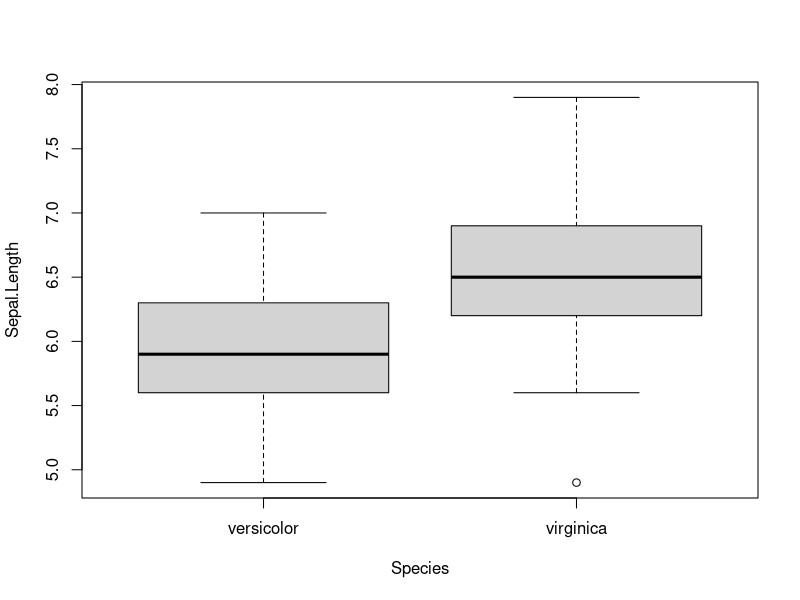
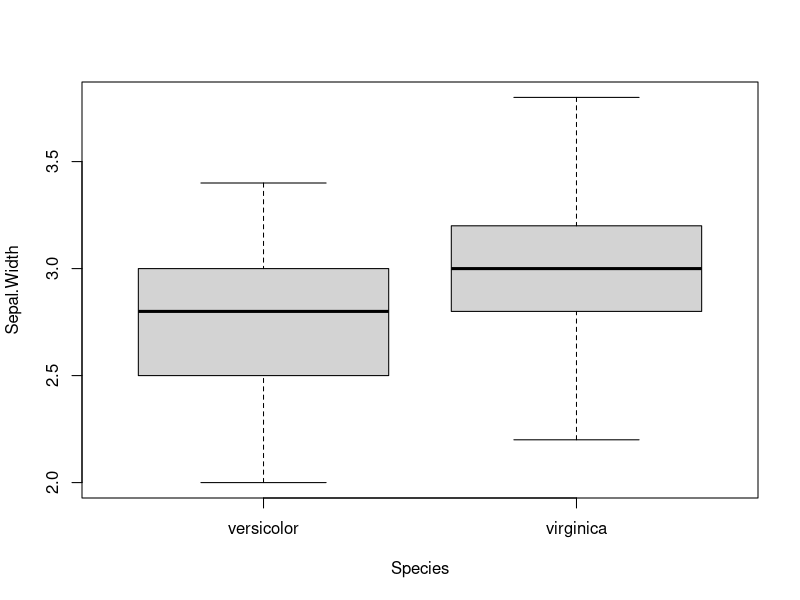
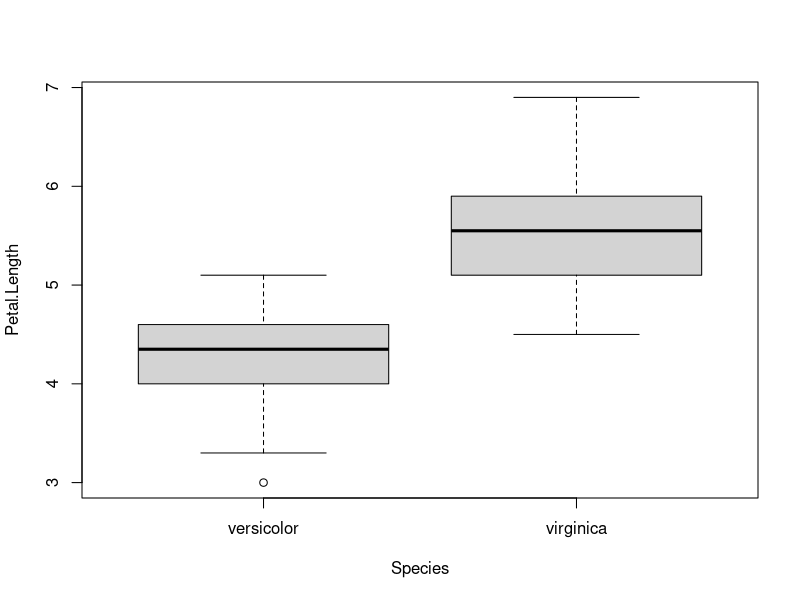
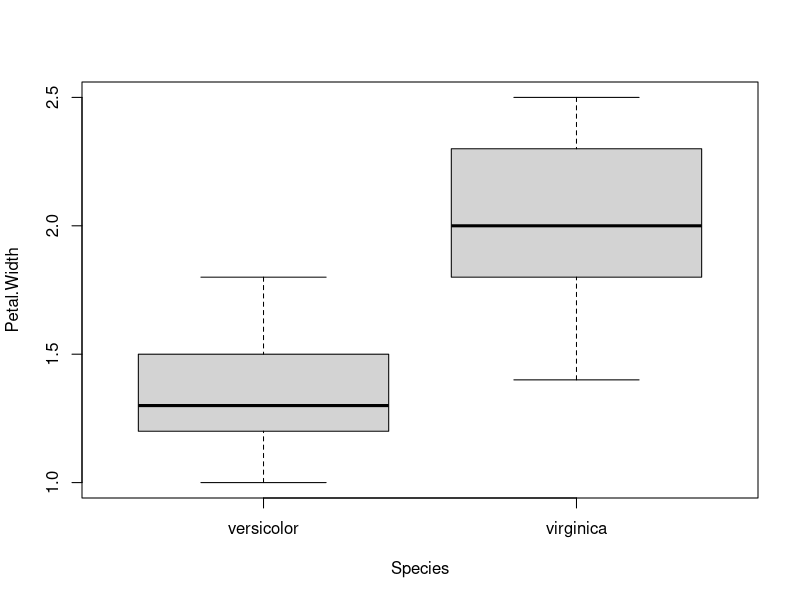

Write R code to recreate these figures, in order. (Note: this script raises an error after producing the figures.)
## ---- chunk 1
dat <- iris

# remove one level to have only two groups
dat <- subset(dat, Species != "setosa")
dat$Species <- factor(dat$Species)

# boxplots and t-tests for the 4 variables at once
for (i in 1:4) { # variables to compare are variables 1 to 4
  boxplot(dat[, i] ~ dat$Species, # draw boxplots by group
    ylab = names(dat[i]), # rename y-axis with variable's name
    xlab = "Species"
  )
  print(t.test(dat[, i] ~ dat$Species)) # print results of t-test
}
## ---- chunk 2
library(ggpubr)

# Edit from here #
x <- which(names(dat) == "Species") # name of grouping variable
y <- which(names(dat) == "Sepal.Length" # names of variables to test
| names(dat) == "Sepal.Width"
| names(dat) == "Petal.Length"
| names(dat) == "Petal.Width")
method <- "t.test" # one of "wilcox.test" or "t.test"
paired <- FALSE # if paired make sure that in the dataframe you have first all individuals at T1, then all individuals again at T2
# Edit until here


# Edit at your own risk
for (i in y) {
  for (j in x) {
    ifelse(paired == TRUE,
      p <- ggpaired(dat,
        x = colnames(dat[j]), y = colnames(dat[i]),
        color = colnames(dat[j]), line.color = "gray", line.size = 0.4,
        palette = "npg",
        legend = "none",
        xlab = colnames(dat[j]),
        ylab = colnames(dat[i]),
        add = "jitter"
      ),
      p <- ggboxplot(dat,
        x = colnames(dat[j]), y = colnames(dat[i]),
        color = colnames(dat[j]),
        palette = "npg",
        legend = "none",
        add = "jitter"
      )
    )
    #  Add p-value
    print(p + stat_compare_means(aes(label = paste0(..method.., ", p-value = ", ..p.format.., " (", ifelse(..p.adj.. >= 0.05, "not significant", ..p.signif..), ")")),
      method = method,
      paired = paired,
      # group.by = NULL,
      ref.group = NULL
    ))
  }
}
## ---- chunk 3
dat <- iris

# Edit from here
x <- which(names(dat) == "Species") # name of grouping variable
y <- which(names(dat) == "Sepal.Length" # names of variables to test
| names(dat) == "Sepal.Width"
| names(dat) == "Petal.Length"
| names(dat) == "Petal.Width")
method1 <- "anova" # one of "anova" or "kruskal.test"
method2 <- "t.test" # one of "wilcox.test" or "t.test"
my_comparisons <- list(c("setosa", "versicolor"), c("setosa", "virginica"), c("versicolor", "virginica")) # comparisons for post-hoc tests
# Edit until here


# Edit at your own risk
for (i in y) {
  for (j in x) {
    p <- ggboxplot(dat,
      x = colnames(dat[j]), y = colnames(dat[i]),
      color = colnames(dat[j]),
      legend = "none",
      palette = "npg",
      add = "jitter"
    )
    print(
      p + stat_compare_means(aes(label = paste0(..method.., ", p-value = ", ..p.format.., " (", ifelse(..p.adj.. > 0.05, "not significant", ..p.signif..), ")")),
        method = method1, label.y = max(dat[, i], na.rm = TRUE)
      )
      + stat_compare_means(comparisons = my_comparisons, method = method2, label = "p.format") # remove if p-value of ANOVA or Kruskal-Wallis test >= 0.05
    )
  }
}
